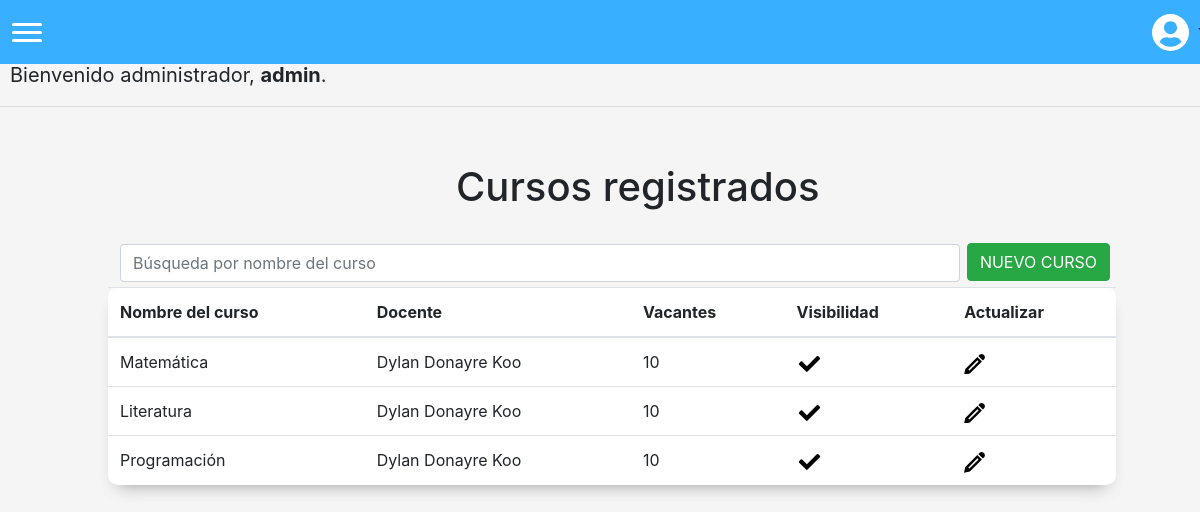
Before: /listacursos (signed in) with the older database file.
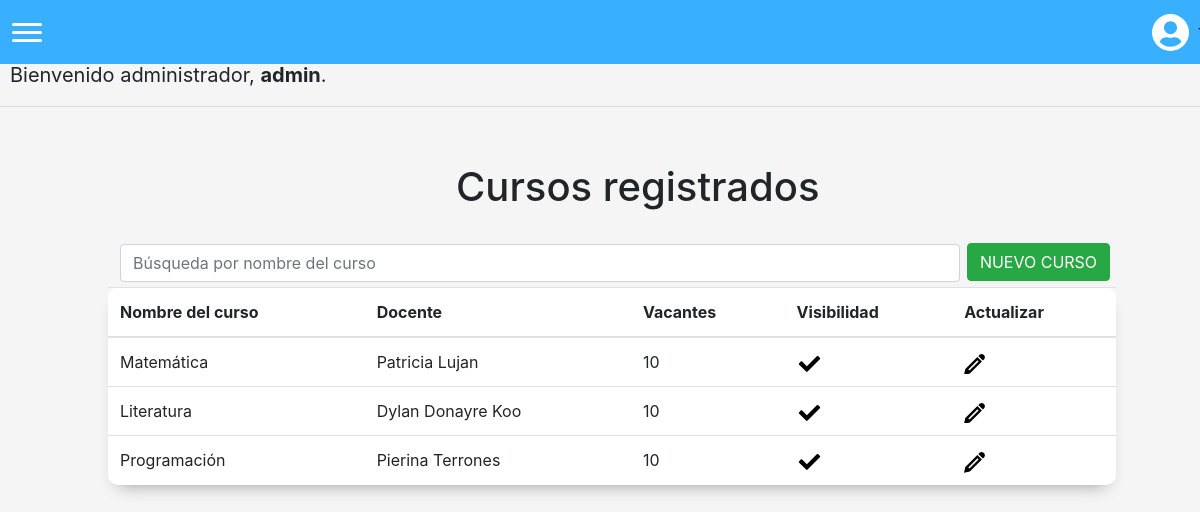
After: the same page with the newer database file.
### matricula/models.py (models this page shows)
class Curso(models.Model):
    nombreCurso = models.CharField(max_length=255, unique=True)
    profesor = models.ForeignKey(Profesor, on_delete=models.CASCADE, related_name="profesor")
    activo = models.BooleanField()
    vacantes = models.IntegerField(default=0)

class Profesor(models.Model):
    nombre = models.CharField(max_length=255)
    apellido = models.CharField(max_length=255)
    dni = models.IntegerField(primary_key=True)
    activo = models.BooleanField(default=1)

### matricula/views.py (the view)
# urls.py: path('listacursos', views.listarCursos, name='listacursos'),
@login_required(login_url='/login')
def listarCursos(request):
    return render(request, "matricula/listacursos.html", {'cursos': Curso.objects.all()})

### matricula/templates/matricula/listacursos.html (shortened to what this page needs)
{% extends "matricula/layout.html" %}
{% block body %}
<div style="margin-left: 38%; margin-bottom: 30px;">
    <h1 style="font-size: 40px;">Cursos registrados</h1>
</div>
<input id="buscar" type="text" placeholder="Búsqueda por nombre del curso" class="form-control" style="width: 70%; display: inline; margin-left: 10%;">
<button id="options" class="btn btn-success" onclick="changeWindow()">NUEVO CURSO</button>
<div>
    <table id="tabla" class="table">
    <thead>
            <tr>
                <th scope="col">
                    Nombre del curso
                </th>
                <th scope="col">
                    Docente
                </th>
                <th scope="col">
                    Vacantes
                </th>
                <th scope="col">
                    Visibilidad
                </th>
                <th scope="col">
                    Actualizar
                </th>
            </tr>
        </thead>
        <tbody>
            {% for curso in cursos %}
            <tr>
                <td scope="row">
                {{curso.nombreCurso}}
                </td>
                <td scope="row">
                    {{curso.profesor.nombre}} {{curso.profesor.apellido}}
                </td>
                <td scope="row">
                    {{curso.vacantes}}
                </td>
                <td scope="row">
                    <a href="../desactivarcurso/{{curso.id}}">
                    </a>
                </td>
                <td scope="row">
                    <a href="../editarcurso/{{curso.id}}">
                    </a>
                </td>
            </tr>
            {% endfor %}
        </tbody>
    </table>
</div>
{% endblock %}

Changed rows visible on the page:
changed Curso "Matemática": profesor.nombre "Dylan" → "Patricia"; profesor.apellido "Donayre Koo" → "Lujan"
changed Curso "Programación": profesor.nombre "Dylan" → "Pierina"; profesor.apellido "Donayre Koo" → "Terrones"
